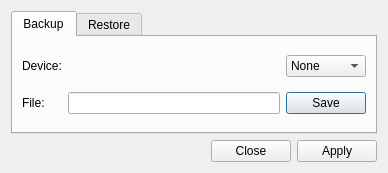
<?xml version="1.0" encoding="UTF-8"?>
<ui version="4.0">
 <class>Dialog</class>
 <widget class="QDialog" name="Dialog">
  <property name="geometry">
   <rect>
    <x>0</x>
    <y>0</y>
    <width>388</width>
    <height>173</height>
   </rect>
  </property>
  <property name="windowTitle">
   <string>Backup/Restore LUKS Header</string>
  </property>
  <property name="windowIcon">
   <iconset>
    <normaloff>../icons/icon.png</normaloff>../icons/icon.png</iconset>
  </property>
  <layout class="QVBoxLayout" name="verticalLayout">
   <item>
    <widget class="QTabWidget" name="tabWidget">
     <property name="currentIndex">
      <number>0</number>
     </property>
     <widget class="QWidget" name="backupTab">
      <attribute name="title">
       <string>Backup</string>
      </attribute>
      <layout class="QGridLayout" name="gridLayout" columnminimumwidth="0,0,0">
       <item row="0" column="0">
        <widget class="QLabel" name="label">
         <property name="text">
          <string>Device:</string>
         </property>
        </widget>
       </item>
       <item row="0" column="2">
        <widget class="QComboBox" name="backupBox">
         <property name="sizePolicy">
          <sizepolicy hsizetype="Preferred" vsizetype="Fixed">
           <horstretch>0</horstretch>
           <verstretch>0</verstretch>
          </sizepolicy>
         </property>
         <item>
          <property name="text">
           <string>None</string>
          </property>
         </item>
        </widget>
       </item>
       <item row="1" column="0">
        <widget class="QLabel" name="label_2">
         <property name="text">
          <string>File:</string>
         </property>
        </widget>
       </item>
       <item row="1" column="1">
        <widget class="QLineEdit" name="lineBackup">
         <property name="placeholderText">
          <string/>
         </property>
        </widget>
       </item>
       <item row="1" column="2">
        <widget class="QDialogButtonBox" name="buttonBox_Backup">
         <property name="sizePolicy">
          <sizepolicy hsizetype="Maximum" vsizetype="Fixed">
           <horstretch>0</horstretch>
           <verstretch>0</verstretch>
          </sizepolicy>
         </property>
         <property name="autoFillBackground">
          <bool>false</bool>
         </property>
         <property name="standardButtons">
          <set>QDialogButtonBox::Save</set>
         </property>
         <property name="centerButtons">
          <bool>false</bool>
         </property>
        </widget>
       </item>
      </layout>
     </widget>
     <widget class="QWidget" name="restoreTab">
      <attribute name="title">
       <string>Restore</string>
      </attribute>
      <layout class="QGridLayout" name="gridLayout_2" columnminimumwidth="0,0,0">
       <item row="0" column="0">
        <widget class="QLabel" name="label_3">
         <property name="text">
          <string>Device:</string>
         </property>
        </widget>
       </item>
       <item row="0" column="2">
        <widget class="QComboBox" name="restoreBox">
         <item>
          <property name="text">
           <string>None</string>
          </property>
         </item>
        </widget>
       </item>
       <item row="1" column="0">
        <widget class="QLabel" name="label_4">
         <property name="text">
          <string>File:</string>
         </property>
        </widget>
       </item>
       <item row="1" column="1">
        <widget class="QLineEdit" name="lineRestore">
         <property name="placeholderText">
          <string/>
         </property>
        </widget>
       </item>
       <item row="1" column="2">
        <widget class="QDialogButtonBox" name="buttonBox_Restore">
         <property name="sizePolicy">
          <sizepolicy hsizetype="Maximum" vsizetype="Fixed">
           <horstretch>0</horstretch>
           <verstretch>0</verstretch>
          </sizepolicy>
         </property>
         <property name="standardButtons">
          <set>QDialogButtonBox::Open</set>
         </property>
        </widget>
       </item>
      </layout>
     </widget>
    </widget>
   </item>
   <item>
    <widget class="QDialogButtonBox" name="buttonBox">
     <property name="orientation">
      <enum>Qt::Horizontal</enum>
     </property>
     <property name="standardButtons">
      <set>QDialogButtonBox::Apply|QDialogButtonBox::Close</set>
     </property>
    </widget>
   </item>
  </layout>
 </widget>
 <resources/>
 <connections>
  <connection>
   <sender>buttonBox</sender>
   <signal>rejected()</signal>
   <receiver>Dialog</receiver>
   <slot>reject()</slot>
   <hints>
    <hint type="sourcelabel">
     <x>316</x>
     <y>260</y>
    </hint>
    <hint type="destinationlabel">
     <x>286</x>
     <y>274</y>
    </hint>
   </hints>
  </connection>
 </connections>
</ui>
